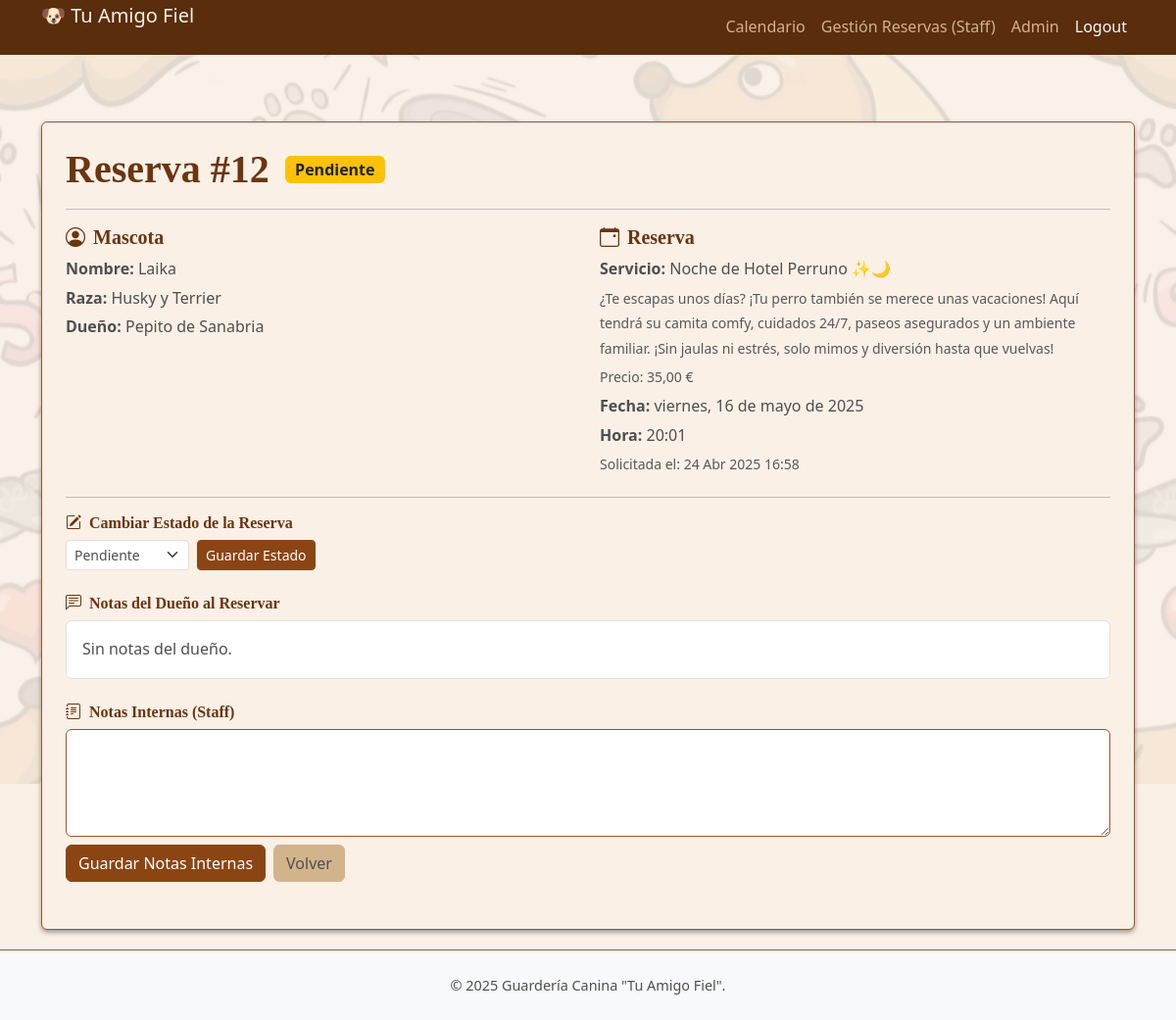
Page /daycare/staff/bookings/12/ (signed in) on the committed database.
### daycare/models.py (models this page shows, shortened)
class Booking(models.Model):
    pet = models.ForeignKey(Pet, on_delete=models.CASCADE, related_name='bookings')
    service = models.ForeignKey(Service, on_delete=models.CASCADE, related_name='bookings', verbose_name='Servicio')
    date = models.DateField()
    time = models.TimeField()
    status = CharField(max_length=20, choices=STATUS_CHOICES, default='Pending')
    notes = models.TextField(blank=True, null=True, verbose_name='Notas del Dueño al Reservar')
    created_at = models.DateTimeField(auto_now_add=True)
    staff_notes = models.TextField(blank=True, null=True, verbose_name='Notas Internas del Staff') # <--- Añade este campo
    class Meta:
        ordering = ['date', 'time']

class Pet(models.Model):
    owner = models.ForeignKey(Owner, on_delete=models.CASCADE, related_name='pets') # Relación muchos-a-uno con Dueño
    nombre = models.CharField(max_length=100)
    raza = models.CharField(max_length=100, blank=True, null=True)
    fecha_nacimiento = models.DateField(blank=True, null=True)
    foto = models.ImageField(upload_to='pets_photos/', blank=True, null=True)
    notas_medicas = models.TextField(blank=True, null=True) # Alergias, medicaciones, etc.
    comportamiento_notas = models.TextField(blank=True, null=True, verbose_name='Notas sobre la Mascota') # Cómo se lleva con otros perros, etc.

class Owner(models.Model):
    user = models.OneToOneField(User, on_delete=models.CASCADE) # Relación uno-a-uno con el Usuario de Django
    telefono = models.CharField(max_length=15, blank=True, null=True)
    direccion = models.TextField(blank=True, null=True)

class Service(models.Model):
    name = models.CharField(max_length=255, unique=True, verbose_name='Nombre del Servicio') # Nombre único del servicio
    description = models.TextField(blank=True, null=True, verbose_name='Descripción') # Descripción detallada
    price = models.DecimalField(max_digits=6, decimal_places=2, null=True, blank=True, verbose_name='Precio')
    duration_description = models.CharField(max_length=100, blank=True, null=True, verbose_name='Duración (ej: Medio día, 1 hora)')
    is_active = models.BooleanField(default=True, verbose_name='Activo') # Para poder desactivar servicios temporalmente
    class Meta:
        verbose_name = 'Servicio' # Nombre singular en el Admin/Django
        verbose_name_plural = 'Servicios' # Nombre plural en el Admin/Django
        ordering = ['name'] # Ordenar servicios alfabéticamente por nombre

### daycare/views.py (the view, shortened to what this page needs)
# urls.py: path('staff/bookings/<int:pk>/', views.staff_booking_detail, name='staff_booking_detail'),
@login_required # Solo usuarios logueados
def staff_booking_detail(request, pk): # Espera el ID (pk) de la reserva
    if not request.user.is_staff:
        messages.error(request, 'No tienes permiso para acceder a esta página.')
        return redirect('daycare:perfil_owner') # Redirige a una página adecuada para no-staff
    reserva = get_object_or_404(Booking, pk=pk)
    form = StaffNotesForm(instance=reserva)
    context = {
        'reserva': reserva,
        'staff_notes_form': form, # Formulario para notas internas
        'status_choices': STATUS_CHOICES, # <-- NUEVO: Pasar las opciones de estado
    }
    return render(request, 'daycare/staff_booking_detail.html', context)

### daycare/forms.py
class StaffNotesForm(forms.ModelForm):
    class Meta:
        model = Booking # Basado en el modelo Booking
        fields = ['staff_notes'] # Incluye solo el campo staff_notes
        widgets = {
            'staff_notes': forms.Textarea(attrs={'rows': 4, 'class': 'form-control'}), # Área de texto con estilo Bootstrap
        }

### daycare/templates/daycare/staff_booking_detail.html (shortened to what this page needs)
{% extends 'base.html' %}
{% load static %}
{% block content %}
<div class="container mt-4">
    <div class="card shadow-sm">
        <div class="card-body p-4">
            <div class="d-flex align-items-center mb-3">
                <h1 class="mb-0 me-3">Reserva #{{ reserva.pk }}</h1>
                <span class="badge {% if reserva.status == 'Confirmed' %}bg-success{% elif reserva.status == 'Cancelled' %}bg-danger{% elif reserva.status == 'Completed' %}bg-secondary{% else %}bg-warning text-dark{% endif %} fs-6">
                    {{ reserva.get_status_display }}
                </span>
            </div>
            <hr>
            <div class="row mb-3">
                <div class="col-md-6 mb-3 mb-md-0">
                    <h5 class="mb-2"><i class="bi bi-person-circle me-2"></i>Mascota</h5>
                    <p class="mb-1"><strong>Nombre:</strong> {{ reserva.pet.nombre }}</p>
                    <p class="mb-1"><strong>Raza:</strong> {{ reserva.pet.raza|default:"No especificada" }}</p>
                    <p class="mb-1"><strong>Dueño:</strong> {{ reserva.pet.owner.user.get_full_name|default:reserva.pet.owner.user.username }}</p>
                </div>
                <div class="col-md-6">
                    <h5 class="mb-2"><i class="bi bi-calendar-event me-2"></i>Reserva</h5>
                    <p class="mb-1"><strong>Servicio:</strong> {{ reserva.service.name }}</p>
                    {% if reserva.service.description %}<p class="mb-1 text-muted"><small>{{ reserva.service.description }}</small></p>{% endif %}
                    {% if reserva.service.price %}<p class="mb-1 text-muted"><small>Precio: {{ reserva.service.price }} €</small></p>{% endif %}
                    <p class="mb-1"><strong>Fecha:</strong> {{ reserva.date|date:"l, d \d\e F \d\e Y" }}</p>
                    <p class="mb-1"><strong>Hora:</strong> {{ reserva.time|time:"H:i" }}</p>
                    <p class="mb-1 text-muted"><small>Solicitada el: {{ reserva.created_at|date:"d M Y H:i" }}</small></p>
                </div>
            </div>
            <hr>
            <div class="mb-4">
                <h6 class="mb-2"><i class="bi bi-pencil-square me-2"></i>Cambiar Estado de la Reserva</h6>
                <form method="post" action=".">
                    <div class="row g-2 align-items-center">
                        <div class="col-auto">
                            <select name="new_status" id="id_new_status" class="form-select form-select-sm">
                                {% for status_code, status_display in status_choices %}
                                    <option value="{{ status_code }}" {% if reserva.status == status_code %} selected{% endif %}>{{ status_display }}</option>
                                {% endfor %}
                            </select>
                        </div>
                        <div class="col-auto">
                            <button type="submit" class="btn btn-primary btn-sm">Guardar Estado</button>
                        </div>
                    </div>
                </form>
            </div>
            <div class="mb-4">
                <h6 class="mb-2"><i class="bi bi-chat-left-text me-2"></i>Notas del Dueño al Reservar</h6>
                <div class="bg-white rounded p-3 border">
                    <p class="mb-0">{{ reserva.notes|default:"Sin notas del dueño." }}</p>
                </div>
            </div>
            <div class="mb-4">
                <h6 class="mb-2"><i class="bi bi-journal-text me-2"></i>Notas Internas (Staff)</h6>
                <form method="post" action=".">
                    <div class="mb-2">
                        {{ staff_notes_form.staff_notes }}
                    </div>
                    <div class="d-flex gap-2 mt-2">
                        <button type="submit" class="btn btn-primary">Guardar Notas Internas</button>
                        <button type="button" onclick="history.back()" class="btn btn-secondary">Volver</button>
                    </div>
                </form>
            </div>
        </div>
    </div>
</div>
{% endblock content %}

### daycare/static/daycare/css/style.css (style rules this page uses)
:root { --color-brown-lightest: #f5f5dc; --color-brown-light: #d2b48c; --color-brown-medium: #a0522d; --color-brown-dark: #8b4513; --color-brown-darkest: #5a2d0c; --color-neutral-light: #f8f9fa; --color-neutral-dark: #343a40; --color-text-primary: var(--color-neutral-dark); --color-background-body: var(--color-brown-lightest); --color-primary: #8B4513; --color-primary-dark: #6B3510; --color-secondary: #D2B48C; --color-accent: #DAA520; --color-background: #FAF0E6; --color-card-bg: #FFFFFF; --color-text: #4F4F4F; --color-text-muted: #828282; --color-border: #E0E0E0; --color-success: #28a745; --color-danger: #dc3545; --color-warning: #ffc107; --color-info: #17a2b8; --font-family-sans-serif: system-ui, -apple-system, "Segoe UI", Roboto, "Helvetica Neue", "Noto Sans", "Liberation Sans", Arial, sans-serif, "Apple Color Emoji", "Segoe UI Emoji", "Segoe UI Symbol", "Noto Color Emoji"; --font-family-headings: 'Georgia', serif; }
body { font-family: 'Segoe UI', Tahoma, Geneva, Verdana, sans-serif; color: var(--color-text-primary); background-color: var(--color-background-body); line-height: 1.6; padding-top: 56px; display: flex; flex-direction: column; min-height: 100vh; background-color: var(--color-background); color: var(--color-text); font-family: var(--font-family-sans-serif); }
body::before { content: ""; position: fixed; top: 0; left: 0; width: 100vw; height: 100vh; z-index: -1; background-image: url('/static/daycare/images/your-pattern-image.webp'); background-size: cover; background-position: center center; background-repeat: no-repeat; background-attachment: fixed; opacity: 0.1; }
h1, h2, h3, h4, h5, h6 { color: black; margin-bottom: 0.5em; font-weight: bold; font-family: var(--font-family-headings); color: var(--color-primary-dark); }
.btn-primary { background-color: var(--color-brown-medium); border-color: var(--color-brown-dark); color: white; transition: background-color 0.3s ease, border-color 0.3s ease; background-color: var(--color-primary); border-color: var(--color-primary); }
.btn-secondary { background-color: var(--color-secondary); border-color: var(--color-secondary); color: var(--color-text); }
.card { border-color: var(--color-brown-light); background-color: var(--color-card-bg); border-color: var(--color-border); }
.card { border-color: var(--color-brown-medium); background-color: var(--color-background); }
.form-control { border-color: var(--color-brown-medium); color: var(--color-text-primary); }
.card-body { padding: 1rem; }
.form-select { border-color: var(--color-brown-medium); color: black; }
.form-select { border-color: var(--color-border); color: var(--color-text); }
.form-select-sm { padding-top: 0.25rem !important; padding-bottom: 0.25rem !important; padding-left: 0.5rem !important; font-size: 0.875rem !important; border-radius: 0.25rem; height: auto; background-size: 16px 12px; background-position: right 0.5rem center; }
.content-wrapper .row .form-select-sm { padding-top: 0.25rem !important; padding-bottom: 0.25rem !important; padding-left: 0.5rem !important; font-size: 0.875rem !important; border-radius: 0.25rem !important; height: auto !important; background-size: 16px 12px !important; background-position: right 0.5rem center !important; }
body { font-family: var(--font-family-sans-serif); }
h1, h2, h3, h4, h5, h6 { font-family: var(--font-family-headings); color: var(--color-primary-dark); }
p { color: var(--color-text); }
.shadow-sm { box-shadow: 0 .15rem .35rem rgba(0, 0, 0, .375) !important; }

### templates/base.html (style rules this page uses)
body { padding-top: 56px; }

### rows in the picture
Booking: pk "12", status "Pendiente", pet.nombre "Laika", pet.raza "Husky y Terrier", pet.owner.user.get_full_name "Pepito de Sanabria", service.name "Noche de Hotel Perruno ✨🌙", service.description "¿Te escapas unos días? ¡Tu perro también se merece unas vacaciones! Aquí tendrá su camita comfy, cuidados 24/7, paseos asegurados y un ambiente familiar. ¡Sin jaulas ni estrés, solo mimos y diversión hasta que vuelvas!", service.price "35,00", date "viernes, 16 de mayo de 2025", time "20:01", created_at "24 Abr 2025 16:58", new_status "Pendiente", notes "Sin notas del dueño."
